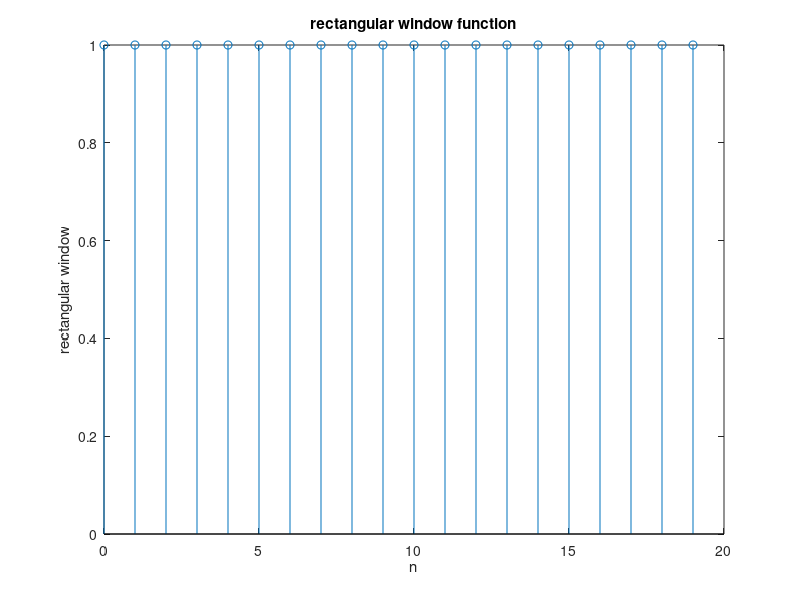
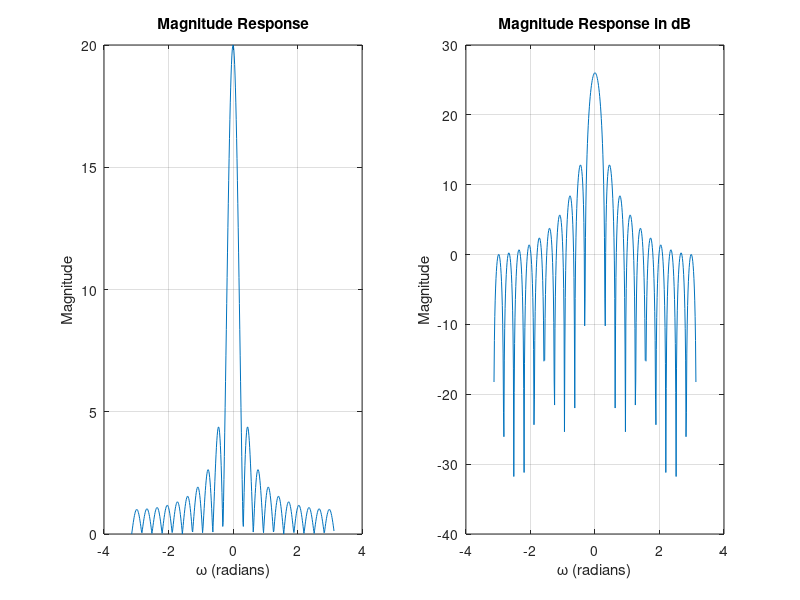
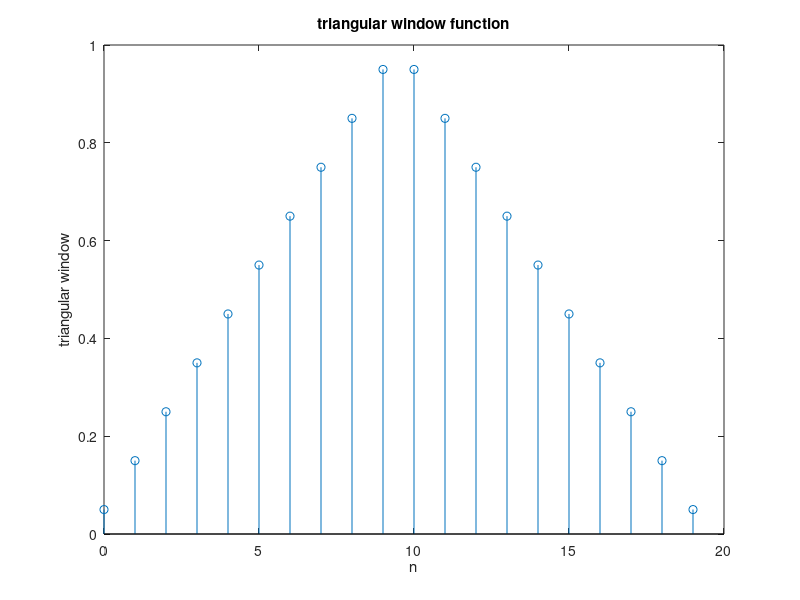
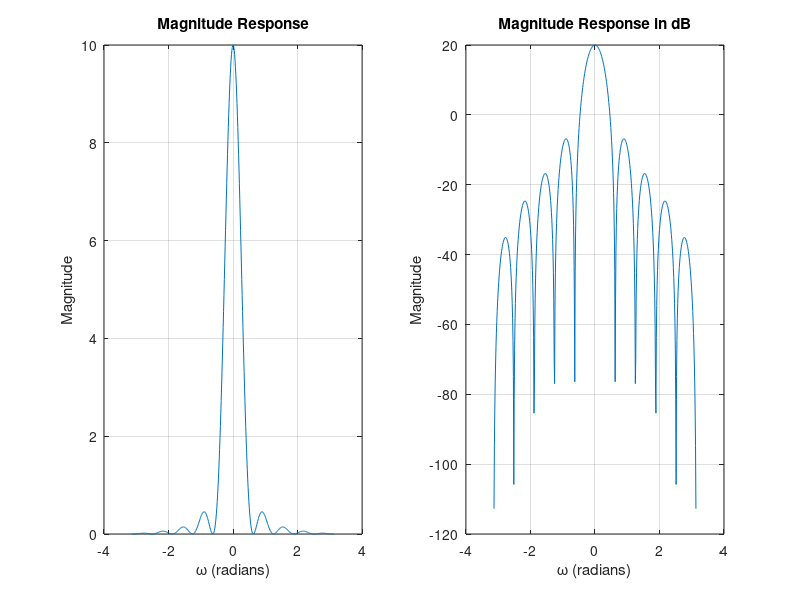

The MATLAB script that drew these images, in order:
clear all
close all
clc

N  = 20;
M = 512;

%% rectangular window
w = ones(1, N);
n = 0 : N - 1;

figure(1)
stem(n, w);
xlabel('n');
ylabel('rectangular window');
title('rectangular window function')

W = fft(w, M);
W_shift = fftshift(W);
omega = fftshift((0 : M - 1) / M * 2 * pi);
omega(1 : M/2) = omega(1 : M/2) - 2 * pi;

figure(2);
subplot(121)
plot(omega, abs(W_shift));
xlabel('\omega (radians)');
ylabel('Magnitude');
title('Magnitude Response');
grid on;

subplot(122)
plot(omega, mag2db(abs(W_shift)));
xlabel('\omega (radians)');
ylabel('Magnitude');
title('Magnitude Response in dB');
grid on;

%% triangular window

w = triang(N);

figure(3)
stem(n, w);
xlabel('n');
ylabel('triangular window');
title('triangular window function')

W = fft(w, M);
W_shift = fftshift(W);
omega = fftshift((0 : M - 1) / M * 2 * pi);
omega(1 : M/2) = omega(1 : M/2) - 2 * pi;

figure(4);
subplot(121)
plot(omega, abs(W_shift));
xlabel('\omega (radians)');
ylabel('Magnitude');
title('Magnitude Response');
grid on;

subplot(122)
plot(omega, mag2db(abs(W_shift)));
xlabel('\omega (radians)');
ylabel('Magnitude');
title('Magnitude Response in dB');
grid on;


%% hamming window

w = hamming(N);

figure(5)
stem(n, w);
xlabel('n');
ylabel('hamming window');
title('hamming window function')

W = fft(w, M);
W_shift = fftshift(W);
omega = fftshift((0 : M - 1) / M * 2 * pi);
omega(1 : M/2) = omega(1 : M/2) - 2 * pi;

figure(6);
subplot(121)
plot(omega, abs(W_shift));
xlabel('\omega (radians)');
ylabel('Magnitude');
title('Magnitude Response');
grid on;

subplot(122)
plot(omega, mag2db(abs(W_shift)));
xlabel('\omega (radians)');
ylabel('Magnitude');
title('Magnitude Response in dB');
grid on;

%% hanning window

w = hanning(N);

figure(7)
stem(n, w);
xlabel('n');
ylabel('hanning window');
title('hanning window function')

W = fft(w, M);
W_shift = fftshift(W);
omega = fftshift((0 : M - 1) / M * 2 * pi);
omega(1 : M/2) = omega(1 : M/2) - 2 * pi;

figure(8);
subplot(121)
plot(omega, abs(W_shift));
xlabel('\omega (radians)');
ylabel('Magnitude');
title('Magnitude Response');
grid on;

subplot(122)
plot(omega, mag2db(abs(W_shift)));
xlabel('\omega (radians)');
ylabel('Magnitude');
title('Magnitude Response in dB');
grid on;

%% Kaiser window

beta = 0.1;
w = kaiser(N, beta);

figure(9)
stem(n, w);
xlabel('n');
ylabel('Kaiser window');
title('Kaiser window function')

W = fft(w, M);
W_shift = fftshift(W);
omega = fftshift((0 : M - 1) / M * 2 * pi);
omega(1 : M/2) = omega(1 : M/2) - 2 * pi;

figure(10);
subplot(121)
plot(omega, abs(W_shift));
xlabel('\omega (radians)');
ylabel('Magnitude');
title('Magnitude Response');
grid on;

subplot(122)
plot(omega, mag2db(abs(W_shift)));
xlabel('\omega (radians)');
ylabel('Magnitude');
title('Magnitude Response in dB');
grid on;
